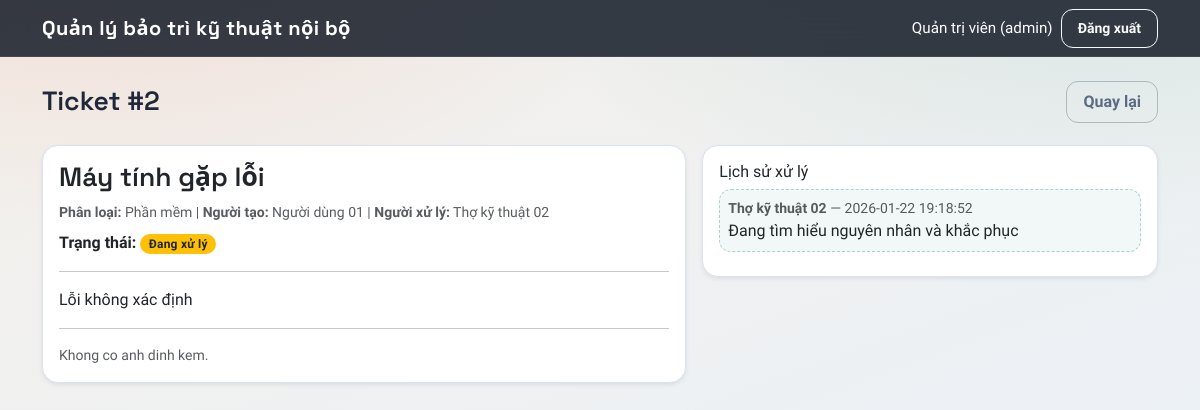
Screenshot of /tickets_view.php?id=2 (signed in) with the database file from the repository.
### tables this page shows
CREATE TABLE `tickets` (
  `id` int(11) NOT NULL,
  `tieu_de` varchar(200) NOT NULL,
  `mo_ta` text NOT NULL,
  `phan_loai_id` int(11) NOT NULL,
  `user_id` int(11) NOT NULL,
  `assigned_to` int(11) DEFAULT NULL,
  `trang_thai` enum('Mới','Đang xử lý','Đã hoàn thành','Từ chối') NOT NULL DEFAULT 'Mới',
  `ly_do_tu_choi` text DEFAULT NULL,
  `created_at` datetime NOT NULL DEFAULT current_timestamp(),
  `updated_at` datetime DEFAULT NULL
);

CREATE TABLE `phan_loai` (
  `id` int(11) NOT NULL,
  `ten` varchar(100) NOT NULL
);

CREATE TABLE `users` (
  `id` int(11) NOT NULL,
  `full_name` varchar(100) NOT NULL,
  `email` varchar(120) NOT NULL,
  `password_hash` varchar(255) NOT NULL,
  `role` enum('admin','technician','user') NOT NULL DEFAULT 'user',
  `created_at` datetime NOT NULL DEFAULT current_timestamp()
);

CREATE TABLE `ticket_notes` (
  `id` int(11) NOT NULL,
  `ticket_id` int(11) NOT NULL,
  `technician_id` int(11) NOT NULL,
  `note` text NOT NULL,
  `created_at` datetime NOT NULL DEFAULT current_timestamp()
);

### inc/auth.php (called while the page is built, shortened)
<?php
function current_user(): ?array {
    return $_SESSION['user'] ?? null;
}
function e(string $str): string {
    return htmlspecialchars($str, ENT_QUOTES, 'UTF-8');
}
function enforce_route_access(): void {
    $role = current_user()['role'] ?? '';
}

### tickets_view.php (the view, shortened to what this page needs)
<?php
require_once __DIR__ . "/inc/db.php";
require_once __DIR__ . "/inc/auth.php";
$id = (int)($_GET['id'] ?? 0);
$stmt = $pdo->prepare("
  SELECT t.*, p.ten AS phan_loai,
         u.full_name AS nguoi_tao,
         tech.full_name AS nguoi_xu_ly
  FROM tickets t
  JOIN phan_loai p ON p.id = t.phan_loai_id
  JOIN users u ON u.id = t.user_id
  LEFT JOIN users tech ON tech.id = t.assigned_to
  WHERE t.id=?
");
$stmt->execute([$id]);
$ticket = $stmt->fetch();
$notesStmt = $pdo->prepare("
  SELECT n.*, u.full_name AS tech_name
  FROM ticket_notes n
  JOIN users u ON u.id = n.technician_id
  WHERE n.ticket_id=?
  ORDER BY n.created_at DESC
");
$notesStmt->execute([$id]);
$notes = $notesStmt->fetchAll();
$attStmt = $pdo->prepare("
  SELECT a.*
  FROM ticket_attachments a
  WHERE a.ticket_id=?
  ORDER BY a.created_at DESC
");
$attStmt->execute([$id]);
$attachments = $attStmt->fetchAll();
include __DIR__ . "/inc/header.php";
?>
<div class="page-header">
  <h4 class="m-0">Ticket #<?= (int)$ticket['id'] ?></h4>
  <a class="btn btn-outline-secondary"
     href="<?= $role==='admin'?'tickets_all.php':'tickets_my.php' ?>">Quay lại</a>
</div>
<div class="row g-3">
  <div class="col-lg-7">
    <div class="card shadow-sm">
      <div class="card-body">
        <h5 class="mb-2"><?= e($ticket['tieu_de']) ?></h5>
        <div class="small text-muted mb-2">
          <b>Phân loại:</b> <?= e($ticket['phan_loai']) ?> |
          <b>Người tạo:</b> <?= e($ticket['nguoi_tao']) ?> |
          <b>Người xử lý:</b> <?= e($ticket['nguoi_xu_ly'] ?? 'Chưa gán') ?>
        </div>
        <div class="mb-2">
          <b>Trạng thái:</b>
          <span class="badge bg-<?= $ticket['trang_thai']==='Đã hoàn thành'?'success':($ticket['trang_thai']==='Đang xử lý'?'warning text-dark':($ticket['trang_thai']==='Từ chối'?'danger':'secondary')) ?>">
            <?= e($ticket['trang_thai']) ?>
          </span>
        </div>
        <hr>
        <p class="mb-0" style="white-space: pre-wrap;"><?= e($ticket['mo_ta']) ?></p>
        <hr>
        <?php if (count($attachments) > 0): ?>
          <h6 class="mb-2">Anh dinh kem</h6>
          <div class="d-flex flex-wrap gap-2">
            <?php foreach ($attachments as $a): ?>
              <a class="d-inline-block" href="<?= e($a['file_path']) ?>" target="_blank">
                <img src="<?= e($a['file_path']) ?>"
                     alt="<?= e($a['original_name']) ?>"
                     style="width:120px;height:90px;object-fit:cover;border-radius:10px;border:1px solid rgba(0,0,0,0.1);">
              </a>
            <?php endforeach; ?>
          </div>
        <?php else: ?>
          <div class="text-muted small">Khong co anh dinh kem.</div>
        <?php endif; ?>
      </div>
    </div>
  </div>
  <div class="col-lg-5">
    <div class="card shadow-sm">
      <div class="card-body">
        <h6 class="mb-2">Lịch sử xử lý</h6>
        <?php foreach ($notes as $n): ?>
          <div class="panel-note p-2 mb-2">
            <div class="small text-muted">
              <b><?= e($n['tech_name']) ?></b> — <?= e($n['created_at']) ?>
            </div>
            <div style="white-space: pre-wrap;"><?= e($n['note']) ?></div>
          </div>
        <?php endforeach; ?>
      </div>
    </div>
  </div>
</div>
<?php include __DIR__ . "/inc/footer.php"; ?>

### inc/header.php (style rules this page uses)
:root { color-scheme: light; --bg-1: #f4f0ea; --bg-2: #e8f1fb; --ink: #1f2838; --ink-soft: #5c6b82; --accent: #e3684f; --accent-2: #1f8f7c; --card: #ffffff; --border: #d9e2ee; --shadow: 0 18px 45px rgba(20, 35, 60, 0.12); }
* { box-sizing: border-box; }
body.app-body { font-family: "Plus Jakarta Sans", "Segoe UI", sans-serif; color: var(--ink); background: radial-gradient(1000px 520px at 90% -10%, rgba(31, 143, 124, 0.12), transparent 60%), radial-gradient(900px 520px at 10% -10%, rgba(227, 104, 79, 0.14), transparent 60%), linear-gradient(160deg, var(--bg-1), var(--bg-2)); min-height: 100vh; }
a { text-decoration: none; }
.page-header { display: flex; align-items: center; justify-content: space-between; gap: 16px; flex-wrap: wrap; margin-bottom: 22px; animation: float-in 0.45s ease both; }
.page-title, .page-header h4, .page-header h5, .card h4, .card h5 { font-family: "Space Grotesk", "Segoe UI", sans-serif; font-weight: 600; margin: 0; font-size: clamp(1.2rem, 1.2rem + 0.6vw, 1.7rem); }
.card { border: 1px solid var(--border); border-radius: 16px; box-shadow: var(--shadow); background: var(--card); animation: float-in 0.6s ease both; }
.badge { border-radius: 999px; padding: 0.35em 0.7em; font-weight: 600; letter-spacing: 0.02em; }
.btn { border-radius: 12px; font-weight: 600; padding: 0.5rem 1rem; }
.btn-outline-secondary { color: var(--ink-soft); border-color: rgba(92, 107, 130, 0.4); }
.panel-note { border: 1px dashed rgba(31, 143, 124, 0.35); border-radius: 12px; background: rgba(31, 143, 124, 0.06); }

### rows the page displays
tickets: id "2", tieu_de "Máy tính gặp lỗi", phan_loai.ten "Phần mềm", user.full_name "Người dùng 01", assigned_to.full_name "Thợ kỹ thuật 02", trang_thai "Đang xử lý", mo_ta "Lỗi không xác định"
ticket_notes: technician.full_name "Thợ kỹ thuật 02", created_at "2026-01-22 19:18:52", note "Đang tìm hiểu nguyên nhân và khắc phục"

### other values shown
current_user()['full_name'] "Quản trị viên"
current_user()['role'] "admin"
